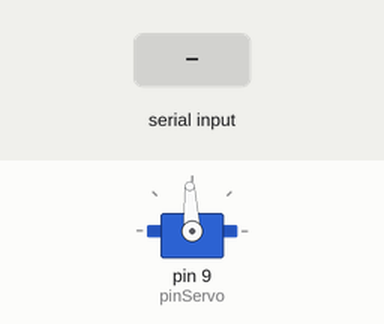
Recording of a sketch running on a simulated Arduino Uno, built with avr-gcc and run on an emulated ATmega328P. On the bench: servo. Inputs (shaded band) come from the test bench. What the sketch prints to the serial monitor is not drawn.

Above: at 2.2 s.
2.3 s: "w" received over Serial
At 3.5 s:
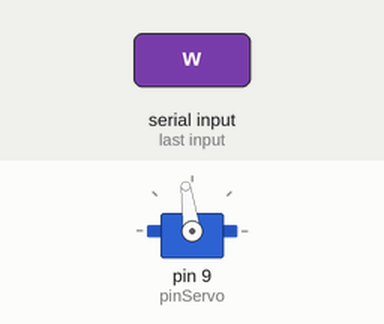
3.8 s: "w" received over Serial
At 4.9 s:
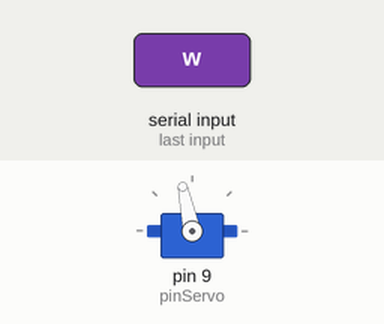
5.3 s: "s" received over Serial
At 6.0 s:
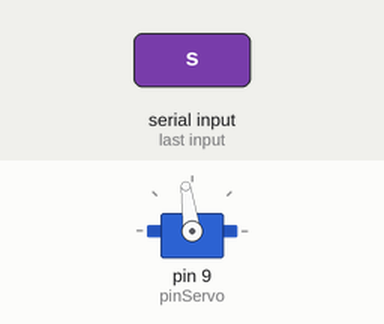
Timing chart, 0 to 8.3 s (numbered marks = the images above; inputs shaded):
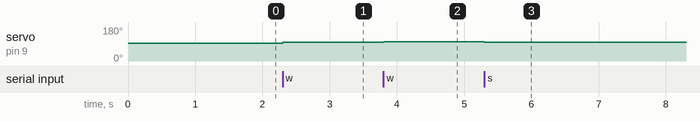

Measured:
- after the input at 2.3 s, servo on pin 9 (pinServo): 93° → 98° at once
- after the input at 3.8 s, servo on pin 9 (pinServo): 98° → 102° at once
- after the input at 5.3 s, servo on pin 9 (pinServo): 102° → 98° at once

The sketch:

sketch_dec23a.ino
```cpp
 #include<Servo.h>
int angle=0;  //starting angle
int pinServo=9; //servo is attached to this pin
int potentioReading; //variable to save potentiometer Reading
int potPin=A0; //connection pin of  potentiometer
int servoDelay=25;
char x;
int w=0;

Servo my;

void setup()
{

  Serial.begin(9600);
  my.attach(pinServo);
  my.writeMicroseconds(1500);
  delay(1000);
}

void loop()
{

   x=Serial.read();
   if(x=='w' && w<300)
   {
      w=w+50;}
   else if (x=='s' && w>(-300))
     { w=w-50;}


//   potentioReading=analogRead(potPin);
   my.writeMicroseconds(1500 +w);
   Serial.println(w);
}
```
